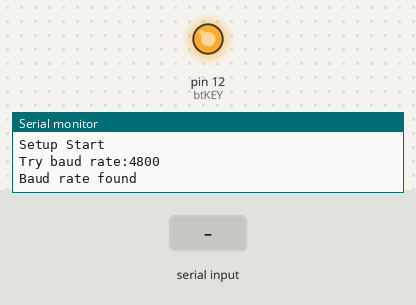
Simulated run of this sketch. Board: Arduino Uno, built with avr-gcc and run on an emulated ATmega328P. Parts: output pins drawn as LEDs (lit = HIGH), the last lines printed to the serial monitor. The inputs (shaded band) are chosen by the test bench. The modem accepts every AT command (registered, SIM ready, sends succeed) and sends nothing else.

Above: at 0.1 s.
At 1.4 s:
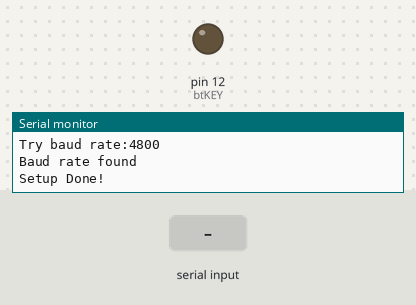
1.5 s: "1" received over the second serial link
Timing chart, 0 to 4.5 s (numbered marks = the images above; inputs shaded):
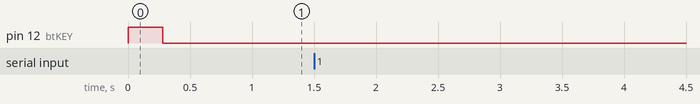

The sketch:

bluetooth_test.ino
```cpp
#include <SoftwareSerial.h>


#define btTX 10
#define btRX 11
#define btKEY 12

SoftwareSerial btSerial(btTX, btRX);

long baudRates[] = {
  4800,
  9600,
  19200,
  38400,
  57600,
  115200
};

long btBaudRate;
int i;

int sendCmd2Bt(char cmd[])
{
  btSerial.println(cmd);
  delay(100);
  return btSerial.find("OK\r\n");
}

void setup() {
  btBaudRate=-1;
  pinMode(btTX, INPUT);
  pinMode(btRX, OUTPUT);
  pinMode(btKEY, OUTPUT);
  digitalWrite(btKEY, HIGH);
  Serial.begin(57600);
  while (!Serial) {
    ; // wait for serial port to connect. Needed for native USB port only
  }
  Serial.println("Setup Start");
  for(i=0;i<(sizeof(baudRates)/sizeof(long));i++) {
    Serial.print("Try baud rate:");
    Serial.println(baudRates[i],DEC);
    btSerial.begin(baudRates[i]);
    btSerial.setTimeout(100);
    btSerial.print("\r\n");
    btSerial.println("AT");
    if (btSerial.find("OK")) {
      Serial.println("Baud rate found");
      btBaudRate=baudRates[i];
      break;
    }
    btSerial.end();
    delay(100);
  }
  if (btBaudRate!=-1) {
    sendCmd2Bt("AT+NAME=PLARAIL");
    sendCmd2Bt("AT+PSWD=0000");
  }
  digitalWrite(btKEY, LOW);
  Serial.println("Setup Done!");
}

void loop() {
  if (btBaudRate!=-1) {
    if (btSerial.available()) {
      Serial.write(btSerial.read());
    }
  }
}
```
